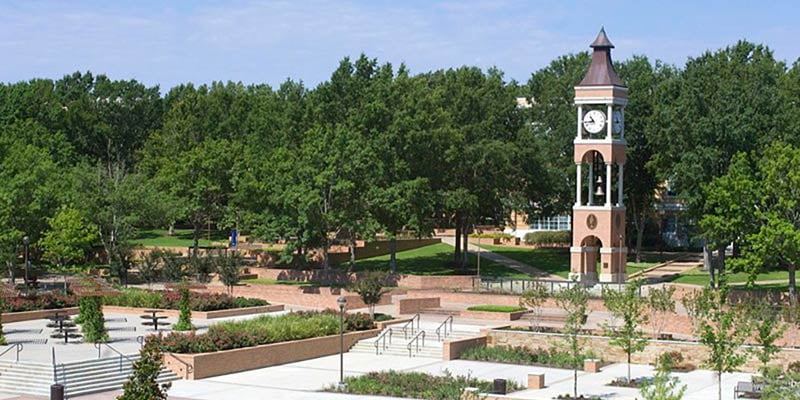
#> input picture Programming Assignment Five/Sample_image.jpg, 800 x 400 px, found by its file name
$ python image_processing.py   (older library calls are emulated)
#> lines starting #> are read from the running program, lines starting #| are printed output that depends on the picture; after the words box and inside, x2 and y2 are one past the last pixel; in counts of white or black regions, pixels touching at a corner belong together; long printed decimals are rounded
import numpy as np
import cv2
import matplotlib.pyplot as plt
import skimage.feature as feature

#this is the path to the image that will be used for the assignment, change it to the path of the image you want to use
image_path = 'C:\Github Stuff\computer-graphics\Programming Assignment Five\Sample_image.jpg'

def read_image(image_path):
    "reads an image from a file"
    return cv2.imread(image_path)
#> returned value is the input picture: shape (400, 800, 3); mean B, G, R 111.4, 124.6, 116.5

def color_conversion():
    "converts an image to grayscale and binary with each being displayed in a separate window"
    try:
        #read the image from the same directory as the program
        image = read_image(image_path)
    except:
        print("Image not found")
        return
    gray_image = cv2.cvtColor(image, cv2.COLOR_BGR2GRAY)
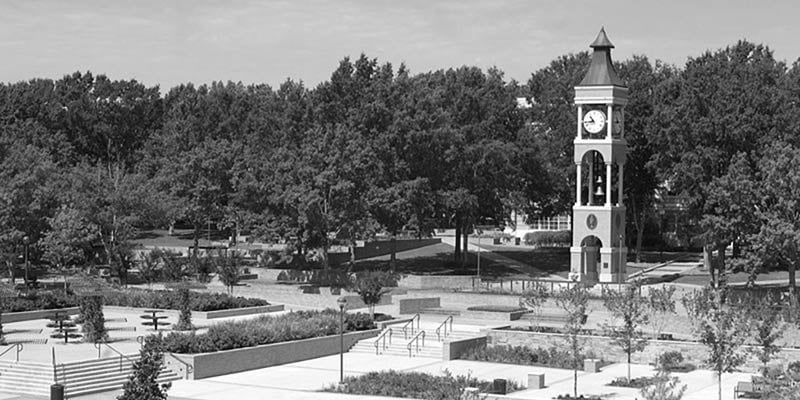
#> gray_image: shape (400, 800); min 0, max 255, mean 120.7
    binary_image = cv2.threshold(gray_image, 127, 255, cv2.THRESH_BINARY)[1]
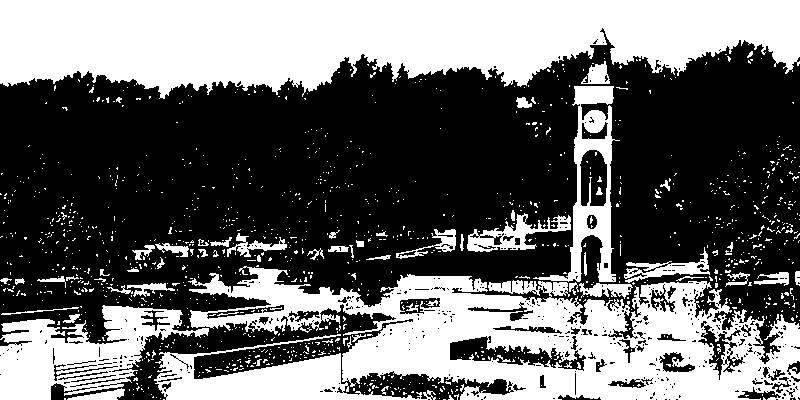
#> binary_image: shape (400, 800); 41.1% white; 1224 white regions (1158 under 20 px), largest, box (x1, y1, x2, y2) and area: (0, 0, 800, 99) 57647, (188, 266, 800, 400) 40873, (0, 305, 209, 400) 9729
    cv2.imshow("RGB Image", image)
    cv2.imshow("Grayscale Image", gray_image)
    cv2.imshow("Binary Image", binary_image)

def histogram():
    "displays the histogram of an image in each of the three color channels"
    try:
        #read the image from the same directory as the program
        image = read_image(image_path)
    except:
        print("Image not found")
        return
    color = ('b', 'g', 'r')
    #calculate the histogram for each color channel
    for i, col in enumerate(color):
        histogram = cv2.calcHist([image], [i], None, [256], [0, 256])
        plt.plot(histogram, color=col)
        plt.xlim([0, 256])
    plt.show()
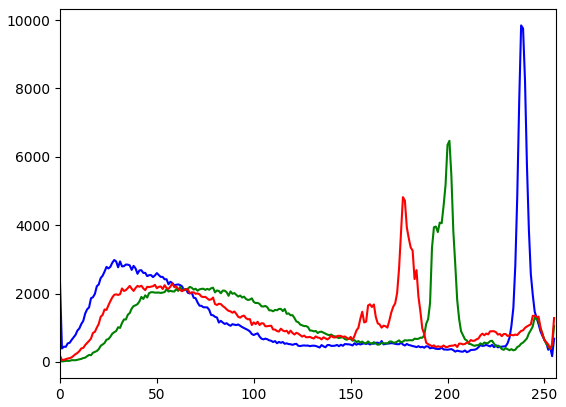
#> figure drawn by matplotlib, 1 panel; curve peaks at x = 238, y = 9846; curve peaks at x = 201, y = 6469; curve peaks at x = 177, y = 4820

def edge_detection():
    "displays the edges of an image in a separate window"
    try:
        #read the image from the same directory as the program
        image = read_image(image_path)
    except:
        print("Image not found")
        return
    #Calculate the edges using the Canny algorithm
    edges = cv2.Canny(image, 100, 200)
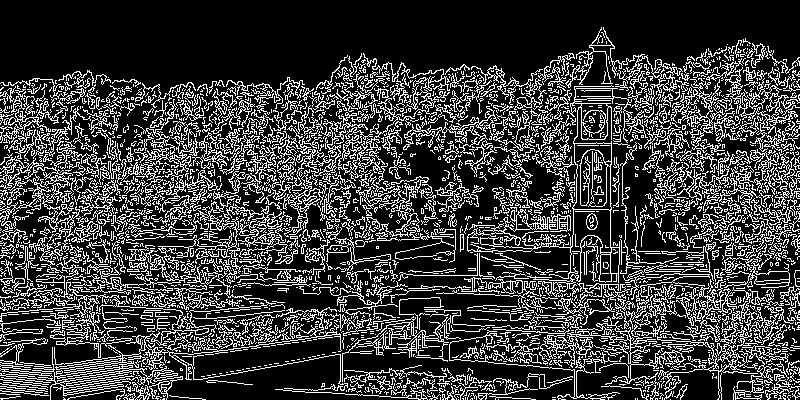
#> edges: shape (400, 800); 23.8% white in thin lines or dots
    cv2.imshow("Edges", edges)

def texture_analysis():
    "uses glcm to analyze the texture of an image and displays the contrast, correlation, energy, and homogeneity"
    try:
        #read the image from the same directory as the program
        image = read_image(image_path)
    except:
        print("Image not found")
        return
    gray_image = cv2.cvtColor(image, cv2.COLOR_BGR2GRAY)
    graycom = feature.greycomatrix(gray_image, [1], [0, np.pi/4, np.pi/2, 3*np.pi/4], levels=256)

    # Find the GLCM properties
    contrast = feature.greycoprops(graycom, 'contrast')
#> contrast = [[370.9, 779.1, 479.4, 713.8]]
    dissimilarity = feature.greycoprops(graycom, 'dissimilarity')
#> dissimilarity = [[11.74, 17.81, 13.67, 17.11]]
    homogeneity = feature.greycoprops(graycom, 'homogeneity')
#> homogeneity = [[0.235, 0.165, 0.19, 0.167]]
    energy = feature.greycoprops(graycom, 'energy')
#> energy = [[0.0342, 0.0243, 0.0262, 0.0244]]
    correlation = feature.greycoprops(graycom, 'correlation')
#> correlation = [[0.96, 0.915, 0.948, 0.922]]
    asm = feature.greycoprops(graycom, 'ASM')
#> asm = [[0.00117, 0.000592, 0.000688, 0.000594]]

    # Print the GLCM properties
    print("Contrast: {}".format(contrast))
#| Contrast: [[370.876  779.146 479.382 713.765]]
    print("Dissimilarity: {}".format(dissimilarity))
#| Dissimilarity: [[11.738  17.812 13.674 17.109 ]]
    print("Homogeneity: {}".format(homogeneity))
#| Homogeneity: [[0.235 0.1654 0.19 0.1674]]
    print("Energy: {}".format(energy))
#| Energy: [[0.03418 0.02433 0.02622 0.02437]]
    print("Correlation: {}".format(correlation))
#| Correlation: [[0.9596 0.915 0.9477 0.9222]]
    print("ASM: {}".format(asm))
#| ASM: [[0.001168 0.0005921 0.0006877 0.0005938]]

def main():
    color_conversion()
    histogram()
    edge_detection()
    texture_analysis()
    cv2.waitKey(0)
    cv2.destroyAllWindows()

if __name__ == "__main__":
    main()
